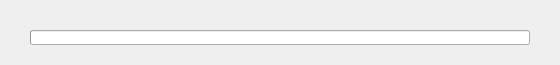
<?xml version="1.0" encoding="UTF-8"?>
<ui version="4.0">
 <class>TimeAxis</class>
 <widget class="QWidget" name="TimeAxis">
  <property name="geometry">
   <rect>
    <x>0</x>
    <y>0</y>
    <width>560</width>
    <height>65</height>
   </rect>
  </property>
  <property name="minimumSize">
   <size>
    <width>560</width>
    <height>65</height>
   </size>
  </property>
  <property name="windowTitle">
   <string>Form</string>
  </property>
  <property name="layoutDirection">
   <enum>Qt::LeftToRight</enum>
  </property>
  <widget class="QProgressBar" name="backgroundProgressBar">
   <property name="geometry">
    <rect>
     <x>30</x>
     <y>30</y>
     <width>500</width>
     <height>15</height>
    </rect>
   </property>
   <property name="maximum">
    <number>120</number>
   </property>
   <property name="value">
    <number>0</number>
   </property>
   <property name="textVisible">
    <bool>false</bool>
   </property>
  </widget>
 </widget>
 <resources/>
 <connections/>
</ui>
